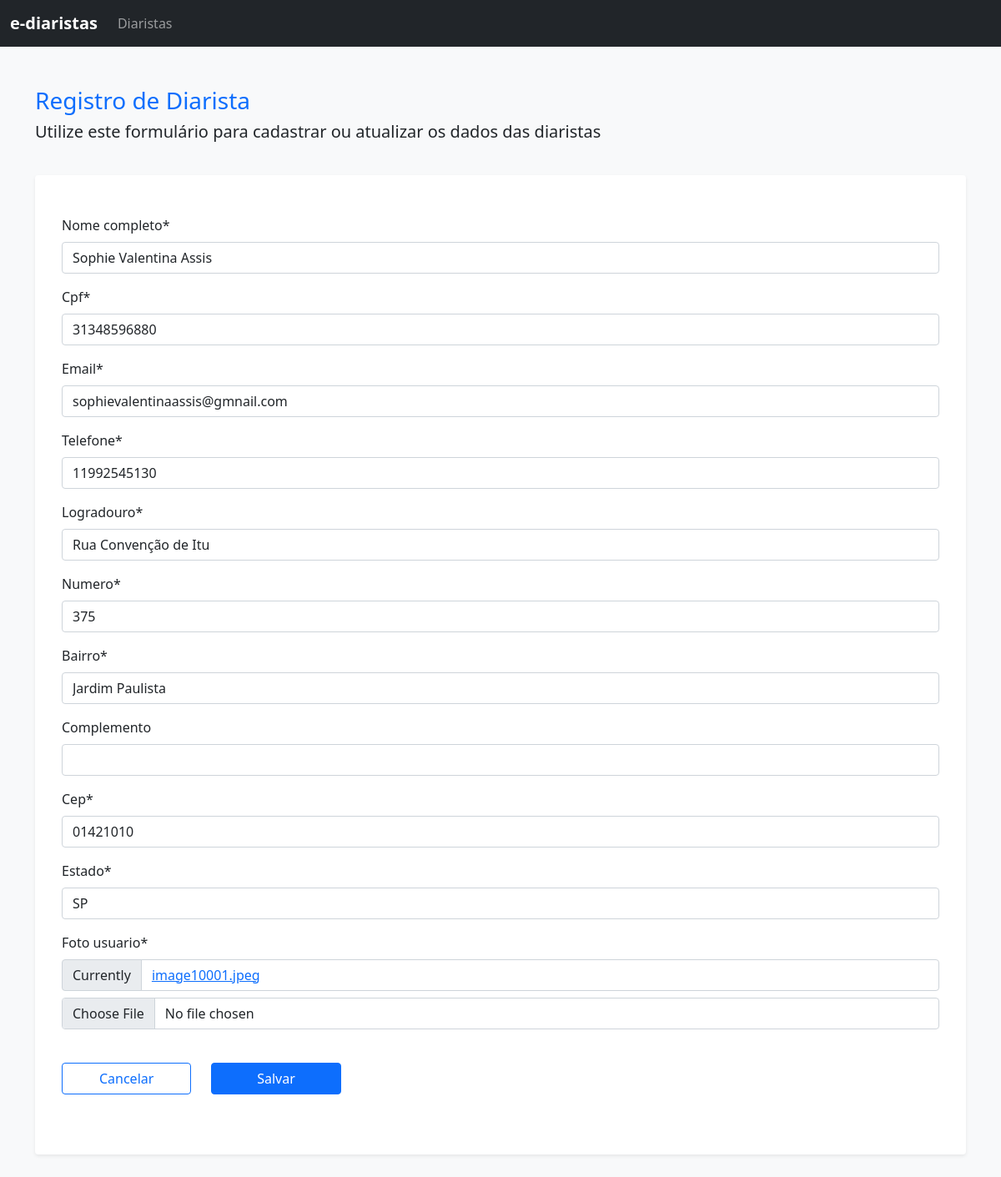
/web/editar_diarista/3, run on the app's committed database.
### web/models.py (models this page shows)
class Diarista(models.Model):
    nome_completo = models.CharField(max_length=100, null=False, blank=False)
    cpf = models.CharField(max_length=11, null=False, blank=False, unique=True)
    email = models.EmailField(null=False, blank=False, unique=True)
    telefone = models.CharField(max_length=11, null=False, blank=False)
    logradouro = models.CharField(max_length=100, null=False, blank=False)
    numero = models.IntegerField(null=False, blank=False)
    bairro = models.CharField(max_length=100, null=False, blank=False)
    complemento = models.CharField(max_length=100, null=False, blank=True)
    cep = models.CharField(max_length=8, null=False, blank=False)
    estado = models.CharField(max_length=2, null=False, blank=False)
    codigo_ibge = models.IntegerField(null=False, blank=False)
    foto_usuario = models.ImageField(null=False)

### web/views.py (the view)
# urls.py: path('editar_diarista/<int:diarista_id>', editar_diarista, name='editar_diarista'),
def editar_diarista(request, diarista_id):
    diarista = Diarista.objects.get(id=diarista_id)
    if request.method == 'POST':
        form_diarista = diarista_form.DiaristaForm(request.POST or None, request.FILES, instance=diarista)
        if form_diarista.is_valid():
            form_diarista.save()
            return redirect('listar_diaristas')
    else:
        form_diarista = diarista_form.DiaristaForm(instance=diarista)
    return render(request, 'form_diarista.html', {'form_diarista': form_diarista})

### web/forms/diarista_form.py (shortened to what this page needs)
class DiaristaForm(forms.ModelForm):
    cpf = forms.CharField(widget=forms.TextInput(attrs={'data-mask': '000.000.000-00'}))
    cep = forms.CharField(widget=forms.TextInput(attrs={'data-mask': '00000-000'}))
    telefone = forms.CharField(widget=forms.TextInput(attrs={'data-mask': '(00) 00000-0000'}))
    class Meta:
        model = Diarista
        exclude = ('codigo_ibge',)

### web/templates/form_diarista.html (shortened to what this page needs)
{% extends 'base.html' %}
{% load crispy_forms_tags %}
{% block conteudo %}
<h3 class="pb-2 mb-0 text-primary">Registro de Diarista</h3>
<h5 class="pb-4 mb-0 fw-light">Utilize este formulário para cadastrar ou atualizar os dados das diaristas</h5>
<div class="my-3 p-3 bg-body rounded shadow-sm">
    <div class="my-3 p-3">
        <form method="post" enctype="multipart/form-data">
            {{form_diarista|crispy}}
            <div class="row">
                <div class="py-4 d-grid col col-lg-2">
                    <a href="{% url 'listar_diaristas' %}" class="btn btn-outline-primary" role="button">Cancelar</a>
                </div>
                <div class="py-4 d-grid col col-lg-2">
                    <button type="submit" class="btn btn-primary">Salvar</button>
                </div>
            </div>
        </form>
    </div>
</div>
{% endblock conteudo %}

### data on the page
Diarista: nome_completo "Sophie Valentina Assis", cpf "31348596880", email "sophievalentinaassis@gmnail.com", telefone "11992545130", logradouro "Rua Convenção de Itu", numero "375", bairro "Jardim Paulista", cep "01421010", estado "SP"
